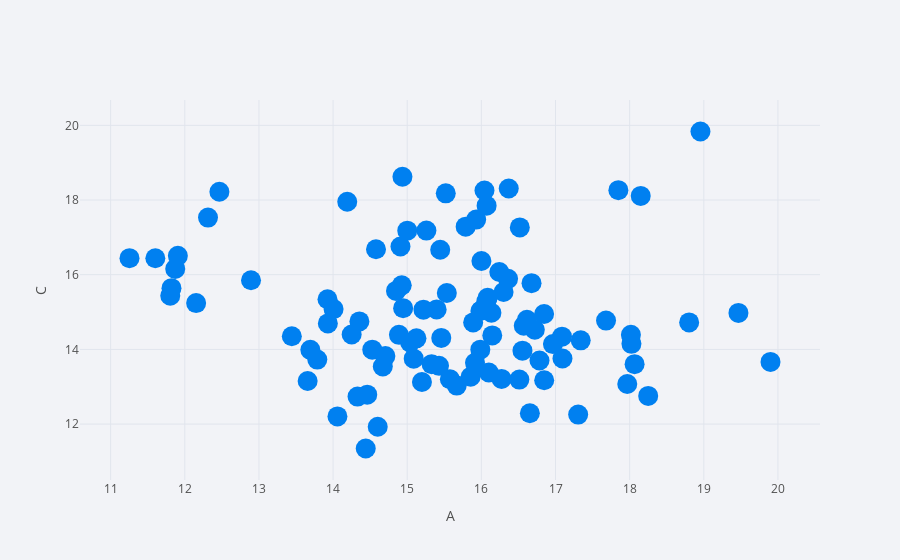

Notebook code cell kept with this figure:
### Markdown cell above
### 2. Scatter Plot
- You can create scatter plots with DataFrame.plot by passing kind='scatter'. Scatter plot requires numeric columns for x and y axis. These can be specified by x and y keywords each, otherwise the DataFrame index will be used as x

### Code cell
df.iplot(x = 'A', y = 'C',xTitle = 'A', yTitle = 'C', mode = 'markers', size = 20)

### Figure 1 — Plotly figure (JSON) as saved in the notebook; plotly's stock layout.template omitted (floating-point values rounded to 4 significant figures)
{"data": [{"line": {"color": "rgba(0, 128, 240, 1.0)", "dash": "solid", "shape": "linear", "width": 1.3}, "marker": {"size": 20, "symbol": "circle"}, "mode": "markers", "name": "C", "text": "", "type": "scatter", "x": [18.95, 18.15, 16.07, 17.85, 16.37, 16.04, 14.94, 15.52, 15.93, 15.26, 15.45, 16.07, 16.0, 16.3, 15.79, 16.52, 16.24, 16.68, 17.68, 16.14, 15.99, 15.46, 14.71, 14.46, 14.06, 14.44, 14.6, 13.69, 13.79, 16.08, 16.85, 14.91, 15.0, 14.58, 14.19, 12.47, 12.31, 11.6, 11.82, 11.87, 11.8, 11.25, 11.91, 12.89, 14.01, 14.67, 15.2, 15.58, 17.31, 18.25, 18.02, 15.99, 15.91, 16.65, 18.07, 16.51, 14.53, 15.4, 16.36, 16.0, 16.61, 15.89, 16.57, 16.15, 14.89, 13.92, 15.09, 15.67, 16.1, 17.09, 17.34, 18.8, 19.47, 19.9, 17.97, 18.02, 16.72, 16.97, 16.78, 16.27, 17.09, 16.85, 15.33, 14.33, 13.66, 13.44, 12.15, 14.25, 13.93, 14.36, 14.85, 15.22, 15.53, 15.04, 14.93, 14.95, 15.12, 15.43, 15.86, 16.55], "y": [19.83, 18.11, 17.85, 18.26, 18.31, 18.25, 18.62, 18.18, 17.48, 17.18, 16.67, 15.28, 15.05, 15.54, 17.29, 17.27, 16.07, 15.77, 14.77, 14.98, 15.03, 14.31, 13.82, 12.79, 12.21, 11.35, 11.93, 13.99, 13.73, 15.38, 14.95, 16.76, 17.18, 16.68, 17.95, 18.22, 17.53, 16.44, 15.64, 16.15, 15.43, 16.44, 16.5, 15.85, 15.08, 13.54, 13.13, 13.2, 12.25, 12.76, 14.39, 13.99, 13.64, 12.29, 13.6, 13.19, 13.99, 15.07, 15.89, 16.37, 14.79, 14.72, 14.63, 14.37, 14.39, 15.34, 13.75, 13.03, 13.38, 14.34, 14.24, 14.72, 14.98, 13.66, 13.07, 14.15, 14.52, 14.14, 13.7, 13.21, 13.76, 13.17, 13.6, 12.74, 13.15, 14.35, 15.24, 14.4, 14.7, 14.75, 15.56, 15.06, 15.51, 14.18, 15.71, 15.1, 14.3, 13.56, 13.27, 13.97]}], "layout": {"legend": {"bgcolor": "#F2F3F7", "font": {"color": "#505050"}}, "paper_bgcolor": "#F2F3F7", "plot_bgcolor": "#F2F3F7", "title": {"font": {"color": "#484848"}}, "xaxis": {"gridcolor": "#E1E5ED", "showgrid": true, "tickfont": {"color": "#505050"}, "title": {"font": {"color": "#505050"}, "text": "A"}, "zerolinecolor": "#E1E5ED"}, "yaxis": {"gridcolor": "#E1E5ED", "showgrid": true, "tickfont": {"color": "#505050"}, "title": {"font": {"color": "#505050"}, "text": "C"}, "zerolinecolor": "#E1E5ED"}}}
